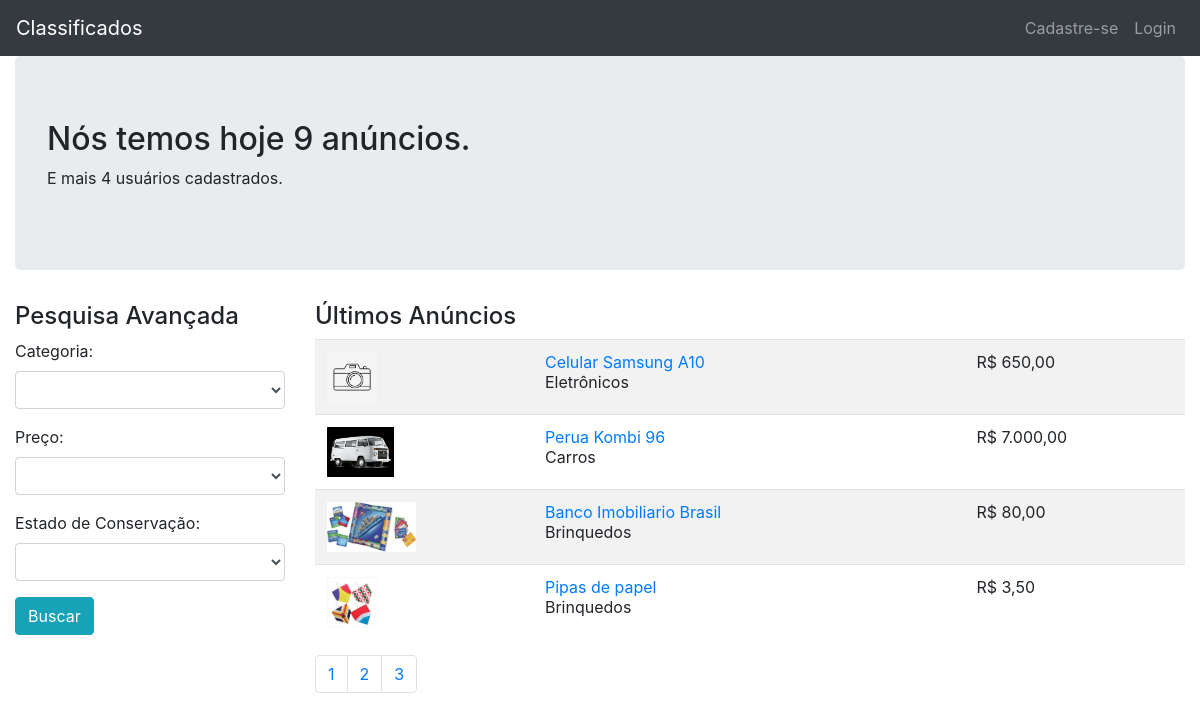
The page / on the database its author committed.
### tables this page shows
CREATE TABLE `anuncios` (
  `id` int(11) NOT NULL,
  `id_usuario` int(11) NOT NULL,
  `id_categoria` int(11) NOT NULL,
  `titulo` varchar(100) DEFAULT NULL,
  `descricao` text DEFAULT NULL,
  `preco` float DEFAULT NULL,
  `estado` int(11) NOT NULL
);

### core/controller.php (called while the page is built, shortened)
<?php
class controller{
    public function loadTemplate($viewName, $viewData = []){
        require 'views/template.php';
    }
    public function loadViewInTemplate($viewName, $viewData = []){
        extract($viewData);
        require 'views/'.$viewName.'.php';
    }
}
?>

### controllers/homeController.php (called while the page is built, shortened)
<?php
class homeController extends controller{
    public function index(){
        $dados = [];
        $a = new Anuncios();
        $c = new Categorias();
        $filtros = [
            'categoria' => '',
            'preco' => '',
            'estado' => ''
        ];
        $total_anuncios = $a->getTotalAnuncios($filtros);
        $total_usuarios = $a->getTotalUsuarios();
        $p = 1;
        $porPagina = 4;
        $total_paginas =  ceil($total_anuncios / $porPagina);
        $anuncios = $a->getUltimosAnuncios($p,$porPagina, $filtros);
        $categorias = $c->getLista();
        $dados['total_anuncios'] = $total_anuncios;
        $dados['total_usuarios'] = $total_usuarios;
        $dados['categorias'] = $categorias;
        $dados['filtros'] = $filtros;
        $dados['anuncios'] = $anuncios;
        $dados['total_paginas'] = $total_paginas;
        $this->loadTemplate('home', $dados);
    }
}
?>

### core/Core.php (called while the page is built, shortened)
<?php
class Core{
    public function run(){
        $url = '/';
        $params = [];
        if(!empty($url) && $url != '/'){
            $url = explode('/',$url);
            array_shift($url);
            $currentController = $url[0].'Controller';
            array_shift($url);
            if(isset($url[0]) && !empty($url)){
                $currentAction = $url[0];
                array_shift($url);
            } else {
                $currentAction = 'index';
            }
            if(count($url) > 0){
                $params = $url;
            }
        } else {
            $currentAction = 'index';
        }
        $c = new $currentController();
        call_user_func_array(array($c,$currentAction),$params);
    }
}
?>

### index.php (called while the page is built, shortened)
<?php
$core = new Core();
$core->run();
?>

### core/model.php (called while the page is built, shortened)
<?php
class model{
    public function __construct()
    {
        global $db;
        $this->db = $db;
    }
}
?>

### models/Anuncios.php (called while the page is built, shortened)
<?php
class Anuncios extends model{
    public function getTotalAnuncios($filtros){
        $filtrosString = [' 1 = 1 '];
        $sql = $this->db->prepare("SELECT COUNT(*) as total FROM anuncios WHERE
        ".implode(' AND ',$filtrosString));
        $sql->execute();
        $row = $sql->fetch();
        return $row['total'];
    }
    public function getTotalUsuarios(){
        $sql = $this->db->query("SELECT COUNT(*) as total FROM usuarios");
        $row = $sql->fetch();
        return $row['total'];
    }
    public function getUltimosAnuncios($page, $perPage, $filtros){
        $offset = ($page - 1) * $perPage;
        $array = [];
        $filtrosString = [' 1 = 1 '];
        $sql = $this->db->prepare("SELECT * ,(select anuncios_imagens.url FROM
        anuncios_imagens WHERE anuncios_imagens.id_anuncio =
        anuncios.id limit 1) as url, (select categorias.nome from categorias where
        categorias.id = anuncios.id_categoria) as categoria from anuncios WHERE "
        .implode(' AND ', $filtrosString). "order by id desc limit $offset,$perPage");
        $sql->execute();
        if($sql->rowCount() > 0){
            $array = $sql->fetchAll();
        }
        return $array;
    }
}
?>

### models/Categorias.php (called while the page is built)
<?php
class Categorias extends model{
    public function getLista(){
        $array = [];
        $sql = $this->db->query("SELECT * FROM categorias");
        if($sql->rowCount() > 0){
            $array = $sql->fetchAll();
        }
        return $array;
    }
}
?>

### views/home.php (the view, shortened to what this page needs)
<div class="container-fluid">
        <div class="jumbotron">
            <h2>Nós temos hoje <?php echo $total_anuncios;?> anúncios.</h2>
            <p>E mais <?php echo $total_usuarios;?> usuários cadastrados.</p>
        </div>
        <div class="row">
        <div class="col-sm-3">
            <h4>Pesquisa Avançada</h4>
            <form method="GET">
                <div class="form-group">
                    <label for="categoria">Categoria:</label>
                    <select id="categoria" name="filtros[categoria]" class="form-control">
                        <option></option>
                        <?php foreach($categorias as $cat): ?>
                            <option value="<?php echo $cat['id'];?>"<?php
                            echo($cat['id'] == $filtros['categoria'])?'selected=
                            "selected"':'';?>>
                            <?php echo $cat['nome'];?></option>
                        <?php endforeach; ?>
                    </select>
                </div>
                <div class="form-group">
                    <label for="preco">Preço:</label>
                    <select name="filtros[preco]" id="preco" class="form-control">
                        <option></option>
                        <option value="0-100" <?php echo($filtros['preco'] == '0-100')?
                        'selected="selected"':'';?>>R$ 0 - 100</option>
                    </select>
                </div>
                <div class="form-group">
                    <label for="estado">Estado de Conservação:</label>
                    <select name="filtros[estado]" id="estado" class="form-control">
                        <option></option>
                        <option value="0" <?php echo($filtros['estado'] == '0')?
                        'selected="selected"':'';?>>Ruim</option>
                    </select>
                </div>
                <div class="form-group">
                    <input type="submit" class="btn btn-info" value="Buscar">
                </div>
            </form>
        </div>
        <div class="col-sm-9">
            <h4>Últimos Anúncios</h4>
            <table class="table table-striped">
                <tbody>
                    <?php foreach($anuncios as $anuncio): ?>
                        <tr>
                            <?php if(!empty($anuncio['url'])): ?>
                                <td><img border="0"
                                src="<?php echo BASE_URL; ?>assets/images/anuncios/<?php echo $anuncio['url']; ?>"
                                height="50" /></td>
                            <?php else: ?>
                                <td><img src="<?php echo BASE_URL; ?>assets/images/default.jpg" height="50"
                                border="0" ?></td>
                            <?php endif; ?>
                        <td><a href="<?php echo BASE_URL; ?>produto/abrir/<?php echo $anuncio['id'];?>"><?php echo $anuncio['titulo']; ?></a><br/>
                        <?php echo $anuncio['categoria']; ?></td>
                        <td>
                            <td><?php echo 'R$ '.number_format($anuncio['preco'],2,',','.'); ?></td>
                        </td>
                        </tr>
                    <?php endforeach;?>
                </tbody>
            </table>
            <ul class="pagination">
                <?php for($q=1;$q<=$total_paginas;$q++): ?>
                    <li class="page-item <?php echo($p == $q)?'active':''?>">
                    <a class="page-link" href="<?php echo BASE_URL; ?>?<?php
                    $w = $_GET;
                    $w['p'] = $q;
                    echo http_build_query($w)
                    ?>">
                    <?php echo ($q); ?></a></li>
                <?php endfor; ?>
            </ul>
        </div>
    </div>
    </div>

### views/template.php (shortened to what this page needs)
<html>
<head>
    <link rel="stylesheet" type="text/css" href="<?php echo
    BASE_URL; ?>/assets/css/style.css">
    <link rel="stylesheet" type="text/css" href="<?php echo
    BASE_URL; ?>/assets/css/bootstrap.min.css">
</head>
<body>
    <nav class="navbar navbar-expand navbar-dark bg-dark">
            <div class="container-fluid">
                <a href="<?php echo BASE_URL;?>" class="navbar-brand">Classificados</a>
                <ul class="navbar-nav ml-auto">
                    <?php if(isset($_SESSION['cLogin']) && !empty($_SESSION['cLogin'])): ?>
                        <li class="nav-item">
                            <a href="#" class="nav-link"><?php echo $_SESSION['nome']; ?></a>
                        </li>
                        <li class="nav-item"><a href="<?php echo BASE_URL;?>anuncios" class="nav-link">Meus Anúncios</a></li>
                        <li class="nav-item"><a href="<?php echo BASE_URL;?>login/sair" class="nav-link">Sair</a></li>
                    <?php else : ?>
                        <li class="nav-item"><a href="<?php echo BASE_URL;?>cadastrar" class="nav-link">Cadastre-se</a></li>
                        <li class="nav-item"><a href="<?php echo BASE_URL;?>login" class="nav-link">Login</a></li>
                    <?php endif; ?>
                </ul>
            </div>
        </nav>
        <?php $this->loadViewInTemplate($viewName, $viewData); ?>
</body>
</html>

### rows shown on the page
anuncios: titulo "Celular Samsung A10", categoria "Eletrônicos", preco "650,00"
anuncios: shows a picture, titulo "Perua Kombi 96", categoria "Carros", preco "7.000,00"
anuncios: shows a picture, titulo "Banco Imobiliario Brasil", categoria "Brinquedos", preco "80,00"
anuncios: shows a picture, titulo "Pipas de papel", categoria "Brinquedos", preco "3,50"

### other values the page prints
$total_anuncios "9"
$total_usuarios "4"
